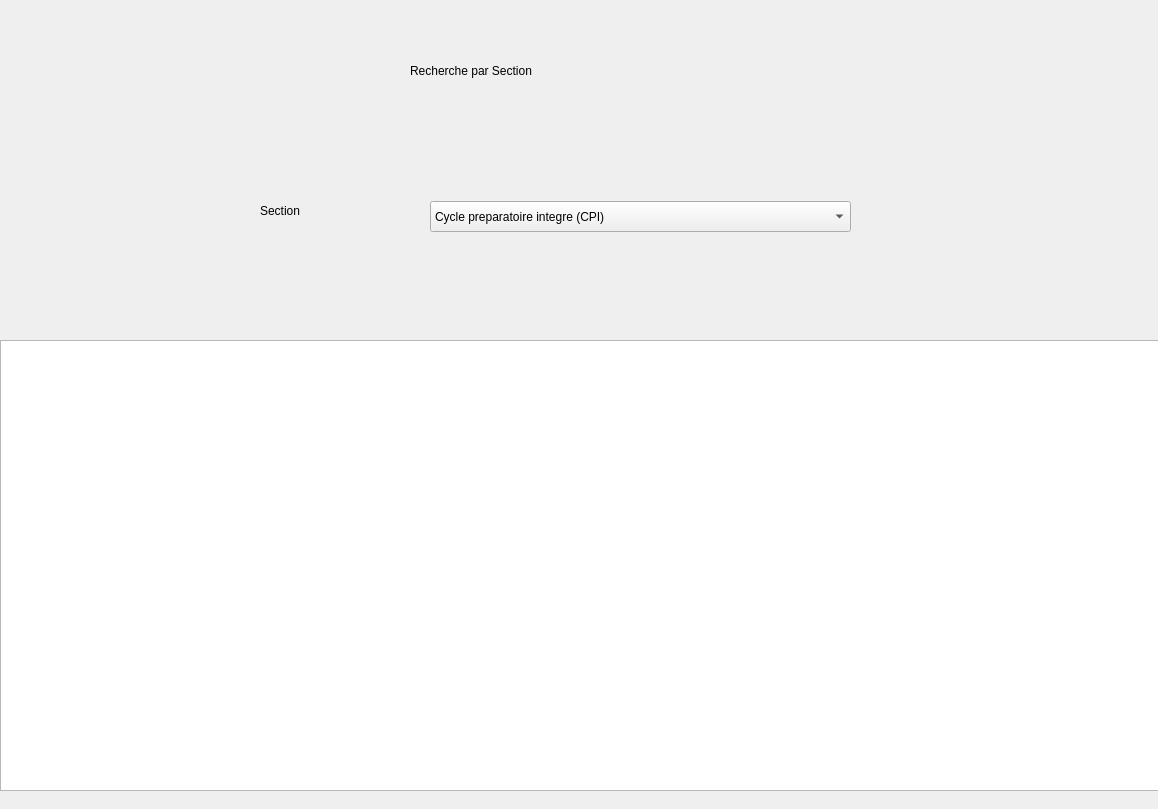
<?xml version="1.0" encoding="UTF-8"?>
<ui version="4.0">
 <class>Dialog</class>
 <widget class="QDialog" name="Dialog">
  <property name="geometry">
   <rect>
    <x>0</x>
    <y>0</y>
    <width>1158</width>
    <height>809</height>
   </rect>
  </property>
  <property name="windowTitle">
   <string>Dialog</string>
  </property>
  <property name="styleSheet">
   <string notr="true">font: 75 12pt &quot;Arial&quot;;</string>
  </property>
  <widget class="QLabel" name="label_10">
   <property name="geometry">
    <rect>
     <x>410</x>
     <y>50</y>
     <width>291</width>
     <height>41</height>
    </rect>
   </property>
   <property name="layoutDirection">
    <enum>Qt::LeftToRight</enum>
   </property>
   <property name="styleSheet">
    <string notr="true">font: 75 22pt &quot;MS Shell Dlg 2&quot;;</string>
   </property>
   <property name="text">
    <string>Recherche par Section</string>
   </property>
  </widget>
  <widget class="QLabel" name="label_8">
   <property name="geometry">
    <rect>
     <x>260</x>
     <y>200</y>
     <width>161</width>
     <height>21</height>
    </rect>
   </property>
   <property name="layoutDirection">
    <enum>Qt::LeftToRight</enum>
   </property>
   <property name="styleSheet">
    <string notr="true">font: 75 12pt &quot;MS Shell Dlg 2&quot;;</string>
   </property>
   <property name="text">
    <string>Section</string>
   </property>
  </widget>
  <widget class="QComboBox" name="comboBox">
   <property name="geometry">
    <rect>
     <x>430</x>
     <y>201</y>
     <width>421</width>
     <height>31</height>
    </rect>
   </property>
   <item>
    <property name="text">
     <string>Cycle preparatoire integre (CPI)</string>
    </property>
   </item>
   <item>
    <property name="text">
     <string>Diplome national d'ingenieur(ING)</string>
    </property>
   </item>
   <item>
    <property name="text">
     <string>Licence en sciences de l’informatique(L-I)</string>
    </property>
   </item>
   <item>
    <property name="text">
     <string>Licence en mathematiques appliquee (L-M)</string>
    </property>
   </item>
  </widget>
  <widget class="QTableView" name="tableView">
   <property name="geometry">
    <rect>
     <x>0</x>
     <y>340</y>
     <width>1161</width>
     <height>451</height>
    </rect>
   </property>
  </widget>
  <widget class="QLabel" name="label">
   <property name="geometry">
    <rect>
     <x>0</x>
     <y>0</y>
     <width>1281</width>
     <height>841</height>
    </rect>
   </property>
   <property name="text">
    <string/>
   </property>
   <property name="pixmap">
    <pixmap resource="../PY/Backgrounds.qrc">:/Back/Background.jpg</pixmap>
   </property>
   <property name="scaledContents">
    <bool>true</bool>
   </property>
  </widget>
  <zorder>label</zorder>
  <zorder>label_10</zorder>
  <zorder>label_8</zorder>
  <zorder>comboBox</zorder>
  <zorder>tableView</zorder>
 </widget>
 <resources>
  <include location="../PY/Backgrounds.qrc"/>
 </resources>
 <connections/>
</ui>
